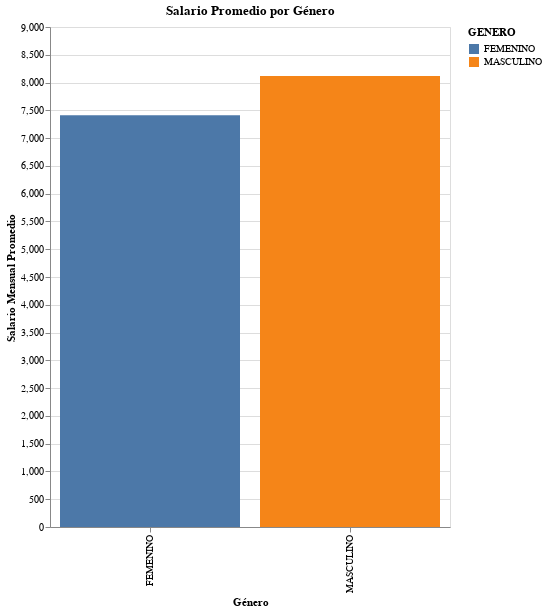

Here is the notebook cell this chart was saved with:
### Markdown cell above
#### Distribución de Salarios por Género

### Code cell
import altair as alt
import pandas as pd

chart = alt.Chart(df_0).mark_bar().encode(
    x=alt.X('GENERO:N', title='Género'),
    y=alt.Y('mean(SALARIO MENSUAL):Q', title='Salario Mensual Promedio'),
    color='GENERO:N',
    tooltip=['GENERO', 'mean(SALARIO MENSUAL)']
).properties(
    title='Salario Promedio por Género',
    width=400,
    height=500 
).interactive()

chart

### Figure 1 — Vega-Lite specification as saved in the notebook (floating-point values rounded to 4 significant figures; data arrays with more than 128 entries replaced by an {"elided": "..."} marker saying what was removed)
{"config": {"view": {"continuousWidth": 300, "continuousHeight": 300}}, "data": {"name": "data-6725366b41d3c0b6c7af598572d651e4"}, "mark": {"type": "bar"}, "encoding": {"color": {"field": "GENERO", "type": "nominal"}, "tooltip": [{"field": "GENERO", "type": "nominal"}, {"aggregate": "mean", "field": "SALARIO MENSUAL", "type": "quantitative"}], "x": {"field": "GENERO", "title": "Género", "type": "nominal"}, "y": {"aggregate": "mean", "field": "SALARIO MENSUAL", "title": "Salario Mensual Promedio", "type": "quantitative"}}, "height": 500, "params": [{"name": "param_10", "select": {"type": "interval", "encodings": ["x", "y"]}, "bind": "scales"}], "title": "Salario Promedio por Género", "width": 400, "$schema": "https://vega.github.io/schema/vega-lite/v5.20.1.json", "datasets": {"data-6725366b41d3c0b6c7af598572d651e4": {"elided": "494 records"}}}
